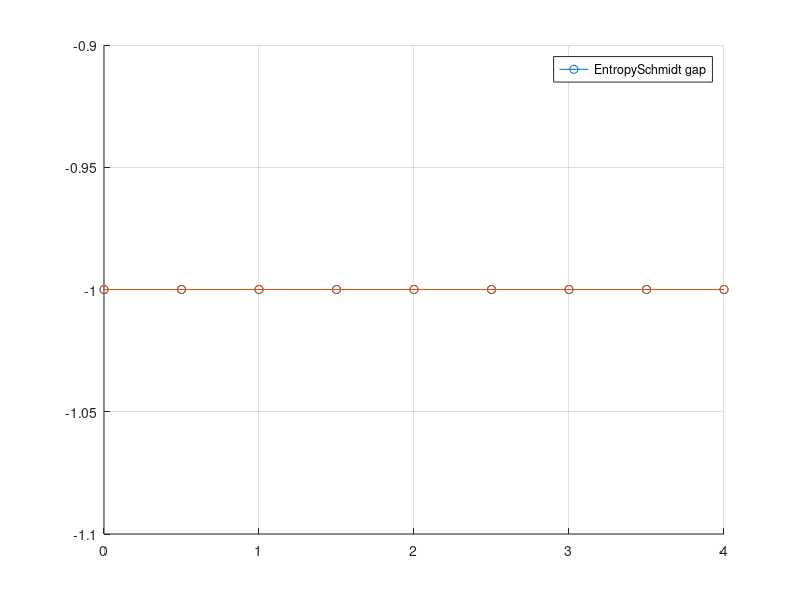

This figure's MATLAB source:
% Function to read results of the superfermion TNT calculation

function ENTANGLEMENT_SCHMIDT_GAP

clear; clc;

% System and lead parameters
L = 64; % Number of system sites.
J=1;
U=-2;
V=[0,0.5,1,1.5,2,2.5,3,3.5,4];
a=0.1;

Entr=ones(size(V))*-1;%9,1);
Schmidt_Gap=ones(size(V))*-1;%9,1);
disp(size(Schmidt_Gap))
% extra= ['./U' num2str(U) '_L' num2str(L) '/'];
% disp(extra)

for i=1:9
  
%Entang_chi200_GS_FH_NNN_L64_[33_33]_J1_U-2_V1.5_a0.1_chi1000    
fname = ['Entang_chi200_GS_FH_NNN_L' num2str(L) '_[32_32]_J' num2str(J) '_U' num2str(U) '_V' num2str(V(i)) '_a' num2str(a) '_chi1000.mat'];
check = exist(fname);

if check == 2    
    disp([ 'L' num2str(L) '_[32_32]_J' num2str(J) '_U' num2str(U) '_V' num2str(V(i)) '_a' num2str(a) '_chi1000.mat']);
    load(fname); % Load file
    Entr(i)=Entropy(end);
    Schmidt_Gap(i)=Schmidt_coeff(1).^2-Schmidt_coeff(2).^2;
    disp( ["Entropy=" num2str(Entropy(end)) ] );
    disp(["Schmidt gap= " num2str(Schmidt_Gap(i))]);
end

end

hold on 
P1=plot(V,Entr,"-o");
L1="Entropy";
P2=plot(V,Schmidt_Gap,"-o");
L2="Schmidt gap";
grid on
legend([P1,P2],[L1,L2]);